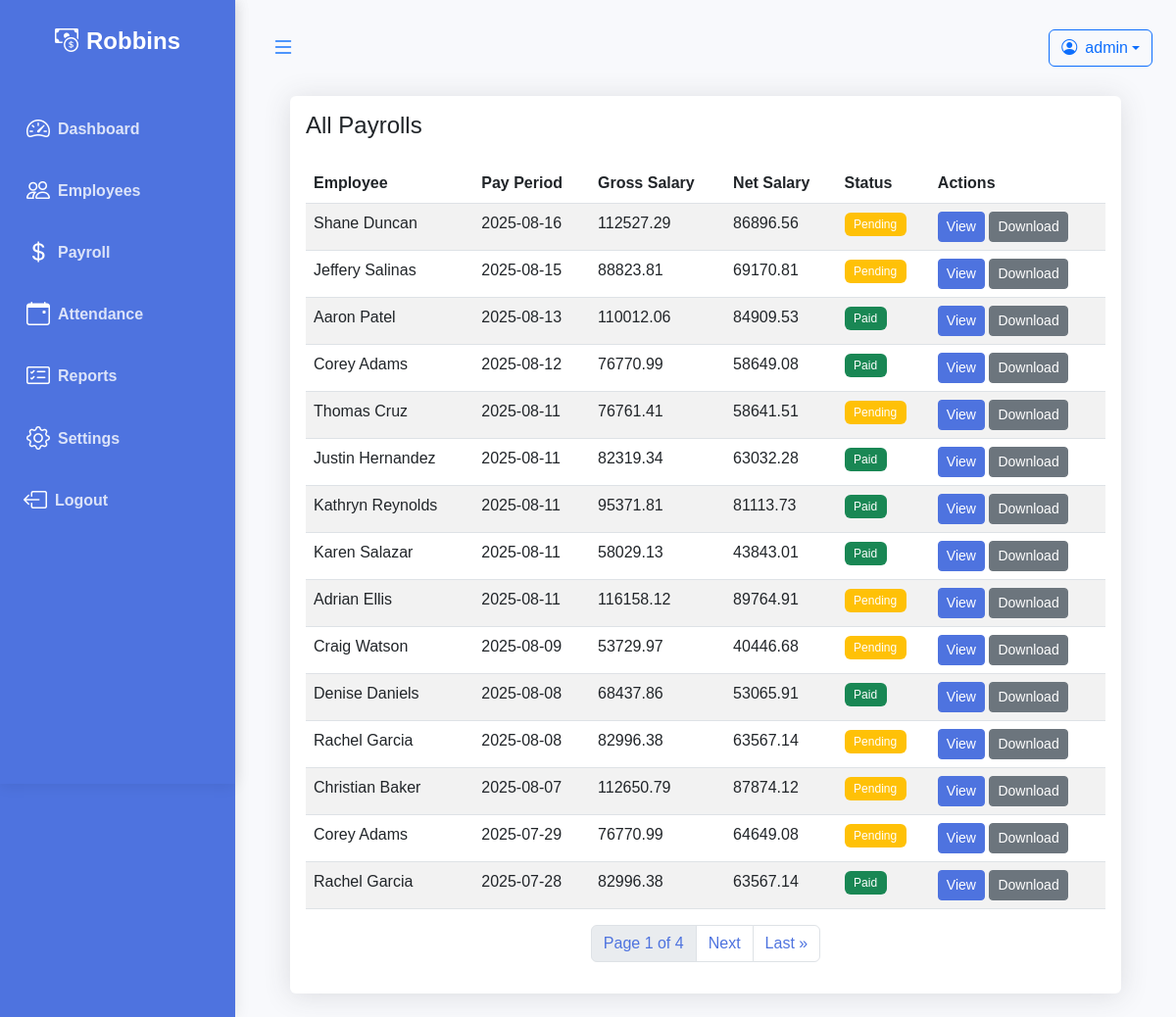
The page /payrolls/ (signed in) on the database its author committed.
### payroll/models.py (models this page shows, shortened)
class Company(models.Model):
    name = models.CharField(max_length=255)
    logo = models.ImageField(upload_to='logos/', null=True, blank=True)

class Payroll(models.Model):
    reference_id = models.CharField(
        max_length=50,  # Increased length to accommodate UUID
        unique=True,
        help_text="Unique reference ID for this payroll",
        editable=False  # Prevent manual editing
    )
    PAYMENT_STATUS_CHOICES = [
        ('paid', 'Paid'),
        ('pending', 'Pending'),
    ]
    employee = models.ForeignKey(Employee, on_delete=models.CASCADE, related_name='payrolls')
    pay_period = models.DateField(
        default=timezone.now,
        help_text="Period for which this payroll is generated"
    )
    gross_salary = models.DecimalField(max_digits=10, decimal_places=2)
    total_allowances = models.DecimalField(max_digits=10, decimal_places=2, default=0.00)
    total_deductions = models.DecimalField(max_digits=10, decimal_places=2, default=0.00)
    net_salary = models.DecimalField(max_digits=10, decimal_places=2)
    payment_status = models.CharField(
        max_length=20,
        choices=PAYMENT_STATUS_CHOICES,
        default='pending'
    )
    payment_date = models.DateField(blank=True, null=True)
    created_at = models.DateTimeField(auto_now_add=True)
    updated_at = models.DateTimeField(auto_now=True)
    tax_rate = models.DecimalField(max_digits=5, decimal_places=2, default=0)
    health_insurance = models.DecimalField(max_digits=10, decimal_places=2, default=0)
    retirement_rate = models.DecimalField(max_digits=5, decimal_places=2, default=0)
    tax_amount = models.DecimalField(max_digits=10, decimal_places=2, default=0)
    retirement_amount = models.DecimalField(max_digits=10, decimal_places=2, default=0)
    class Meta:
        ordering = ['-pay_period', 'employee__first_name']
        unique_together = ['employee', 'pay_period']

class Employee(models.Model):
    ACTIVE_STATUS = [
        ('active', 'Active'),
        ('on_leave', 'On Leave'),
        ('probation', 'Probation'),
    ]
    DEPARTMENT_CHOICES = [
        ('engineering', 'Engineering'),
        ('marketing', 'Marketing'),
        ('sales', 'Sales'),
        ('human_resource', 'Human Resource'),
        ('finance', 'Finance'),
        ('design', 'Design'),
    ]
    first_name = models.CharField(max_length=30)
    last_name = models.CharField(max_length=30)
    email = models.EmailField()
    phone_number = models.CharField(max_length=15, blank=True, null=True)
    hire_date = models.DateField()
    department = models.CharField(
        max_length=20,
        choices=DEPARTMENT_CHOICES,
        null=True,
        blank=True,
    )
    salary = models.DecimalField(max_digits=10, decimal_places=2)
    is_active = models.CharField(
        max_length=10,
        choices=ACTIVE_STATUS,
        default='active',
    )

### payroll/views.py (the view)
# urls.py: path('payrolls/', views.payroll_list, name='payroll_list'),
@login_required
def payroll_list(request):
    payrolls_list = Payroll.objects.all().order_by('-pay_period')
    paginator = Paginator(payrolls_list, 15)  # Show 15 payrolls per page
    page = request.GET.get('page')
    try:
        payrolls = paginator.page(page)
    except PageNotAnInteger:
        payrolls = paginator.page(1)
    except EmptyPage:
        payrolls = paginator.page(paginator.num_pages)
    context = {
        'payrolls': payrolls,
        'title': 'Payroll List'
    }
    return render(request, 'payroll/payroll_list.html', context)

### payroll/templatetags/company_tags.py (called while the page is built)
@register.simple_tag
def get_company_name():
    company = Company.objects.first()
    return company.name if company else "PayPulse"

### payroll/templates/payroll/payroll_list.html (shortened to what this page needs)
{% extends 'base.html' %}
{% load static %}
{% block content %}
<div class="container-fluid px-4">
    <div class="row mb-4">
        <div class="col-12">
            <div class="card border-0 shadow">
                <div class="card-body">
                    <h4 class="card-title mb-4">All Payrolls</h4>
                    <div class="table-responsive">
                        <table class="table table-striped">
                            <thead>
                                <tr>
                                    <th>Employee</th>
                                    <th>Pay Period</th>
                                    <th>Gross Salary</th>
                                    <th>Net Salary</th>
                                    <th>Status</th>
                                    <th>Actions</th>
                                </tr>
                            </thead>
                            <tbody>
                                {% for payroll in payrolls %}
                                    <tr>
                                        <td>{{ payroll.employee.first_name }} {{ payroll.employee.last_name }}</td>
                                        <td>{{ payroll.pay_period|date:"Y-m-d" }}</td>
                                        <td>{{ payroll.gross_salary }}</td>
                                        <td>{{ payroll.net_salary }}</td>
                                        <td>
                                            <span class="badge {% if payroll.payment_status == 'paid' %}bg-success{% else %}bg-warning{% endif %}">
                                                {{ payroll.get_payment_status_display }}
                                            </span>
                                        </td>
                                        <td>
                                            <a href="{% url 'payroll_detail' payroll.id %}" class="btn btn-sm btn-primary">View</a>
                                            <a href="{% url 'generate_payroll_pdf' payroll.id %}" class="btn btn-sm btn-secondary">Download</a>
                                        </td>
                                    </tr>
                                {% endfor %}
                            </tbody>
                        </table>
                    </div>
                    {% if payrolls.has_other_pages %}
                        <nav aria-label="Page navigation">
                            <ul class="pagination justify-content-center">
                                <li class="page-item disabled"><a class="page-link" href="#">Page {{ payrolls.number }} of {{ payrolls.paginator.num_pages }}</a></li>
                                {% if payrolls.has_next %}
                                    <li class="page-item"><a class="page-link" href="?page={{ payrolls.next_page_number }}">Next</a></li>
                                    <li class="page-item"><a class="page-link" href="?page={{ payrolls.paginator.num_pages }}">Last &raquo;</a></li>
                                {% endif %}
                            </ul>
                        </nav>
                    {% endif %}
                </div>
            </div>
        </div>
    </div>
</div>
{% endblock %}

### templates/base.html (shortened to what this page needs)
{% load static %}
<!DOCTYPE html>
<html lang="en">
<head>
    <link href="https://cdn.jsdelivr.net/npm/bootstrap@5.3.0/dist/css/bootstrap.min.css" rel="stylesheet">
    <link href="https://cdn.jsdelivr.net/npm/bootstrap-icons@1.11.0/font/bootstrap-icons.css" rel="stylesheet">
    <link href="https://cdn.jsdelivr.net/npm/select2@4.1.0-rc.0/dist/css/select2.min.css" rel="stylesheet" />
    <link href="https://cdn.jsdelivr.net/npm/select2-bootstrap-5-theme@1.3.0/dist/select2-bootstrap-5-theme.min.css" rel="stylesheet">
    <link rel="stylesheet" href="{% static 'css/style.css' %}">
    <link rel="stylesheet" href="{% static 'css/responsive.css' %}">
</head>
<body {% if user.is_authenticated %}data-session-timeout="{{ request.session.get_expiry_age|default:900 }}"{% endif %}>
    <div id="wrapper" class="page-transition">
        <div id="sidebar-wrapper" class="sidebar">
            {% include 'sidebar.html' %}
        </div>
        <div id="page-content-wrapper">
            <nav class="navbar navbar-expand-lg navbar-light bg-transparent py-4 px-4">
                <div class="d-flex align-items-center">
                    <button class="btn btn-link text-primary fs-4 me-3 d-none d-lg-inline" id="sidebar-toggle" style="box-shadow:none;"><i class="bi bi-list"></i></button>
                </div>
                {% if user.is_authenticated %}
                <div class="ms-auto d-flex align-items-center">
                    <div class="dropdown">
                        <button class="btn btn-outline-primary dropdown-toggle d-flex align-items-center" type="button" id="userDropdown" data-bs-toggle="dropdown" aria-expanded="false">
                            <i class="bi bi-person-circle me-2"></i>
                            <span>{{ user.username }}</span>
                        </button>
                    </div>
                </div>
                {% endif %}
            </nav>
            <div class="container-fluid">
                {% block content %}{% endblock %}
            </div>
        </div>
    </div>
</body>
</html>

### templates/sidebar.html (shortened to what this page needs)
{% load company_tags %}
<div class="bg-primary-dark" id="sidebar-wrapper">
      <div class="sidebar-heading text-center py-4 fs-4 fw-bold text-white">
        <i class="bi bi-cash-coin me-2"></i><span class="sidebar-label">{% get_company_name %}</span>
      </div>
      <div class="list-group list-group-flush my-3">
        <a href="{% url 'index'%}" class="list-group-item list-group-item-action bg-transparent second-text fw-bold {% if request.resolver_match.url_name == 'index' %}active{% endif %}">
          <i class="bi bi-speedometer2 me-2"></i><span class="sidebar-label">Dashboard</span>
        </a>
        <a href="{% url 'employee_list'%}" class="list-group-item list-group-item-action bg-transparent second-text fw-bold {% if request.resolver_match.url_name == 'employee_list' %}active{% endif %}">
          <i class="bi bi-people me-2"></i><span class="sidebar-label">Employees</span>
        </a>
        <a href="{% url 'payroll'%}" class="list-group-item list-group-item-action bg-transparent second-text fw-bold {% if request.resolver_match.url_name == 'payroll' %}active{% endif %}">
          <i class="bi bi-currency-dollar me-2"></i><span class="sidebar-label">Payroll</span>
        </a>
        <a href="#" class="list-group-item list-group-item-action bg-transparent second-text fw-bold">
          <i class="bi bi-calendar-event me-2"></i><span class="sidebar-label">Attendance</span>
        </a>
        <a href="{% url 'reports' %}" class="list-group-item list-group-item-action bg-transparent second-text fw-bold {% if request.resolver_match.url_name == 'reports' %}active{% endif %}">
          <i class="bi bi-card-checklist me-2"></i><span class="sidebar-label">Reports</span>
        </a>
        <a href="{% url 'company_settings' %}" class="list-group-item list-group-item-action bg-transparent second-text fw-bold {% if request.resolver_match.url_name == 'company_settings' %}active{% endif %}">
          <i class="bi bi-gear me-2"></i><span class="sidebar-label">Settings</span>
        </a>
        {% if user.is_authenticated %}
        <a href="#" onclick="event.preventDefault(); document.getElementById('logout-form').submit();" class="list-group-item list-group-item-action bg-transparent text-danger fw-bold border-0 w-100 text-start">
          <i class="bi bi-box-arrow-left me-2"></i><span class="sidebar-label">Logout</span>
        </a>
        {% else %}
        <a href="{% url 'login' %}" class="list-group-item list-group-item-action bg-transparent second-text fw-bold">
          <i class="bi bi-box-arrow-in-right me-2"></i><span class="sidebar-label">Login</span>
        </a>
        {% endif %}
      </div>
    </div>

### static/css/style.css (style rules this page uses)
:root { --primary-color: #4e73df;--secondary-color: #1cc88a;--danger-color: #e74a3b;--warning-color: #f6c23e;--info-color: #36b9cc;--dark-color: #5a5c69;--light-color: #f8f9fc;--border-color: #e3e6f0 }
* { margin:0;padding:0;box-sizing:border-box }
body { font-family:Nunito,sans-serif;background-color:#f8f9fc;color:#5a5c69;overflow-x:hidden }
#wrapper { display: flex;overflow-x:hidden }
#sidebar-wrapper { min-height:100vh;width:250px;flex-shrink: 0;margin-left:0;transition:margin .25s ease-out;background-color:var(--primary-color) }
#sidebar-wrapper .sidebar-heading { padding:.875rem 1.25rem;font-size:1.2rem }
#sidebar-wrapper .list-group { width:15rem }
.list-group-item { border:none;padding:.85rem 1.5rem;color:#fffc!important }
.bg-primary-dark { background-color:var(--primary-color) }
.second-text { color:#fffc }
#page-content-wrapper { flex-grow: 1;min-width: 0;transition: margin-left .25s ease-out;padding-left: 0 }
.btn-primary { background-color:var(--primary-color);border-color:var(--primary-color) }
.shadow { box-shadow:0 .15rem 1.75rem #3a3b4526!important }
.pagination .page-link { color:var(--primary-color) }
.badge { padding:.5em .8em;font-weight:500;font-size:.75em }

### static/css/responsive.css (style rules this page uses)
.sidebar { transition: all 0.3s ease; }
#page-content-wrapper { transition: all 0.3s ease; width: 100%; }
@media (min-width: 768px) { #sidebar-wrapper { margin-left: 0; } }
@media (min-width: 768px) { #page-content-wrapper { min-width: 0; width: 100%; } }
@media (min-width: 1200px) { .container-fluid { padding-left: 2rem; padding-right: 2rem; } }
.sidebar .list-group-item { border-left: 3px solid transparent; transition: all 0.2s ease; }

### templates/base.html (style rules this page uses)
#wrapper { display: flex; }
#sidebar-wrapper { width: 15rem; min-width: 15rem; max-width: 15rem; min-height: 100vh; background: #4e73df; box-shadow: 0 0 15px rgba(0,0,0,0.1); transition: all 0.3s cubic-bezier(.4,0,.2,1); z-index: 1001; }
#sidebar-wrapper .list-group-item { white-space: nowrap; overflow: hidden; text-overflow: ellipsis; transition: padding 0.2s, text-align 0.2s; display: flex; align-items: center; }
#sidebar-wrapper .list-group-item i { color: #fff !important; font-size: 1.5rem; margin-right: 0.5rem; transition: margin 0.2s; }
#page-content-wrapper { flex: 1 1 auto; min-width: 0; transition: margin 0.3s cubic-bezier(.4,0,.2,1); margin-left: 0; }
.sidebar .list-group-item { color: rgba(255, 255, 255, 0.8) !important; background-color: transparent; }
#sidebar-wrapper .list-group-item i { color: #fff !important; }
.page-transition { opacity: 0; transition: opacity 0.3s ease-in-out; }
.page-transition.loaded { opacity: 1; }

### rows shown on the page
Company: name "Robbins"
Payroll: employee.first_name "Shane", employee.last_name "Duncan", pay_period "2025-08-16", gross_salary "112527.29", net_salary "86896.56", payment_status "Pending"
Payroll: employee.first_name "Jeffery", employee.last_name "Salinas", pay_period "2025-08-15", gross_salary "88823.81", net_salary "69170.81", payment_status "Pending"
Payroll: employee.first_name "Aaron", employee.last_name "Patel", pay_period "2025-08-13", gross_salary "110012.06", net_salary "84909.53", payment_status "Paid"
Payroll: employee.first_name "Corey", employee.last_name "Adams", pay_period "2025-08-12", gross_salary "76770.99", net_salary "58649.08", payment_status "Paid"
Payroll: employee.first_name "Thomas", employee.last_name "Cruz", pay_period "2025-08-11", gross_salary "76761.41", net_salary "58641.51", payment_status "Pending"
Payroll: employee.first_name "Justin", employee.last_name "Hernandez", pay_period "2025-08-11", gross_salary "82319.34", net_salary "63032.28", payment_status "Paid"
Payroll: employee.first_name "Kathryn", employee.last_name "Reynolds", pay_period "2025-08-11", gross_salary "95371.81", net_salary "81113.73", payment_status "Paid"
Payroll: employee.first_name "Karen", employee.last_name "Salazar", pay_period "2025-08-11", gross_salary "58029.13", net_salary "43843.01", payment_status "Paid"
Payroll: employee.first_name "Adrian", employee.last_name "Ellis", pay_period "2025-08-11", gross_salary "116158.12", net_salary "89764.91", payment_status "Pending"
Payroll: employee.first_name "Craig", employee.last_name "Watson", pay_period "2025-08-09", gross_salary "53729.97", net_salary "40446.68", payment_status "Pending"
Payroll: employee.first_name "Denise", employee.last_name "Daniels", pay_period "2025-08-08", gross_salary "68437.86", net_salary "53065.91", payment_status "Paid"
Payroll: employee.first_name "Rachel", employee.last_name "Garcia", pay_period "2025-08-08", gross_salary "82996.38", net_salary "63567.14", payment_status "Pending"
Payroll: employee.first_name "Christian", employee.last_name "Baker", pay_period "2025-08-07", gross_salary "112650.79", net_salary "87874.12", payment_status "Pending"
Payroll: employee.first_name "Corey", employee.last_name "Adams", pay_period "2025-07-29", gross_salary "76770.99", net_salary "64649.08", payment_status "Pending"
Payroll: employee.first_name "Rachel", employee.last_name "Garcia", pay_period "2025-07-28", gross_salary "82996.38", net_salary "63567.14", payment_status "Paid"

### other values the page prints
{{ user.username }} "admin"
{{ payrolls.number }} "1"
{{ payrolls.paginator.num_pages }} "4"
